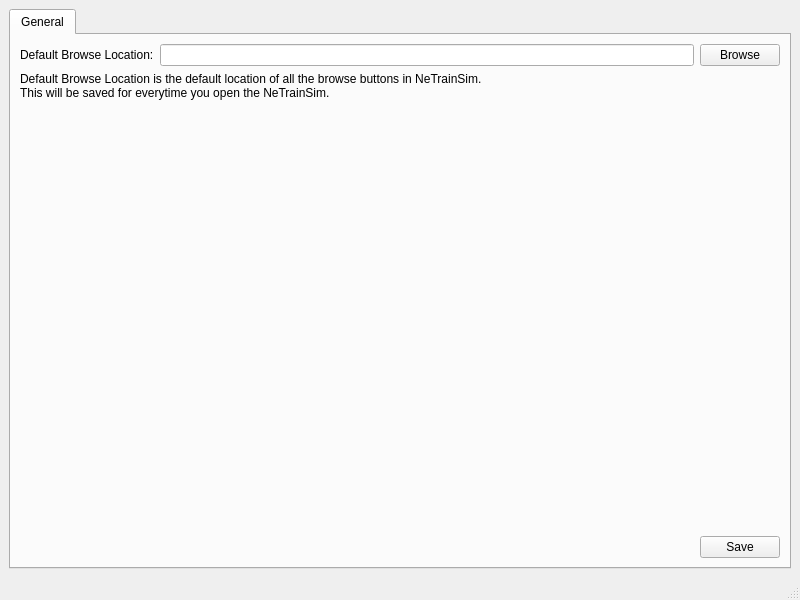
<?xml version="1.0" encoding="UTF-8"?>
<ui version="4.0">
 <class>settingsWindow</class>
 <widget class="QMainWindow" name="settingsWindow">
  <property name="geometry">
   <rect>
    <x>0</x>
    <y>0</y>
    <width>800</width>
    <height>600</height>
   </rect>
  </property>
  <property name="windowTitle">
   <string>Settings</string>
  </property>
  <property name="windowIcon">
   <iconset resource="../src.qrc">
    <normaloff>:/resources/25x25.png</normaloff>:/resources/25x25.png</iconset>
  </property>
  <widget class="QWidget" name="centralwidget">
   <layout class="QGridLayout" name="gridLayout">
    <item row="1" column="0">
     <widget class="QTabWidget" name="tabWidget">
      <property name="currentIndex">
       <number>0</number>
      </property>
      <widget class="QWidget" name="tab">
       <attribute name="title">
        <string>General</string>
       </attribute>
       <layout class="QGridLayout" name="gridLayout_2">
        <item row="0" column="1">
         <widget class="QPushButton" name="pushButton_browse">
          <property name="text">
           <string>Browse</string>
          </property>
         </widget>
        </item>
        <item row="2" column="0">
         <spacer name="verticalSpacer">
          <property name="orientation">
           <enum>Qt::Vertical</enum>
          </property>
          <property name="sizeHint" stdset="0">
           <size>
            <width>20</width>
            <height>40</height>
           </size>
          </property>
         </spacer>
        </item>
        <item row="0" column="0">
         <layout class="QVBoxLayout" name="verticalLayout">
          <item>
           <layout class="QHBoxLayout" name="horizontalLayout">
            <item>
             <widget class="QLabel" name="label">
              <property name="text">
               <string>Default Browse Location:</string>
              </property>
             </widget>
            </item>
            <item>
             <widget class="QLineEdit" name="lineEdit_defaultBrowseLocation"/>
            </item>
           </layout>
          </item>
         </layout>
        </item>
        <item row="1" column="0">
         <widget class="QLabel" name="label_2">
          <property name="text">
           <string>Default Browse Location is the default location of all the browse buttons in NeTrainSim. 
This will be saved for everytime you open the NeTrainSim.</string>
          </property>
          <property name="wordWrap">
           <bool>true</bool>
          </property>
         </widget>
        </item>
        <item row="3" column="1">
         <widget class="QPushButton" name="pushButton_save">
          <property name="text">
           <string>Save</string>
          </property>
         </widget>
        </item>
       </layout>
      </widget>
     </widget>
    </item>
   </layout>
  </widget>
  <widget class="QMenuBar" name="menubar">
   <property name="geometry">
    <rect>
     <x>0</x>
     <y>0</y>
     <width>800</width>
     <height>25</height>
    </rect>
   </property>
  </widget>
  <widget class="QStatusBar" name="statusbar"/>
 </widget>
 <resources>
  <include location="../src.qrc"/>
 </resources>
 <connections/>
</ui>
